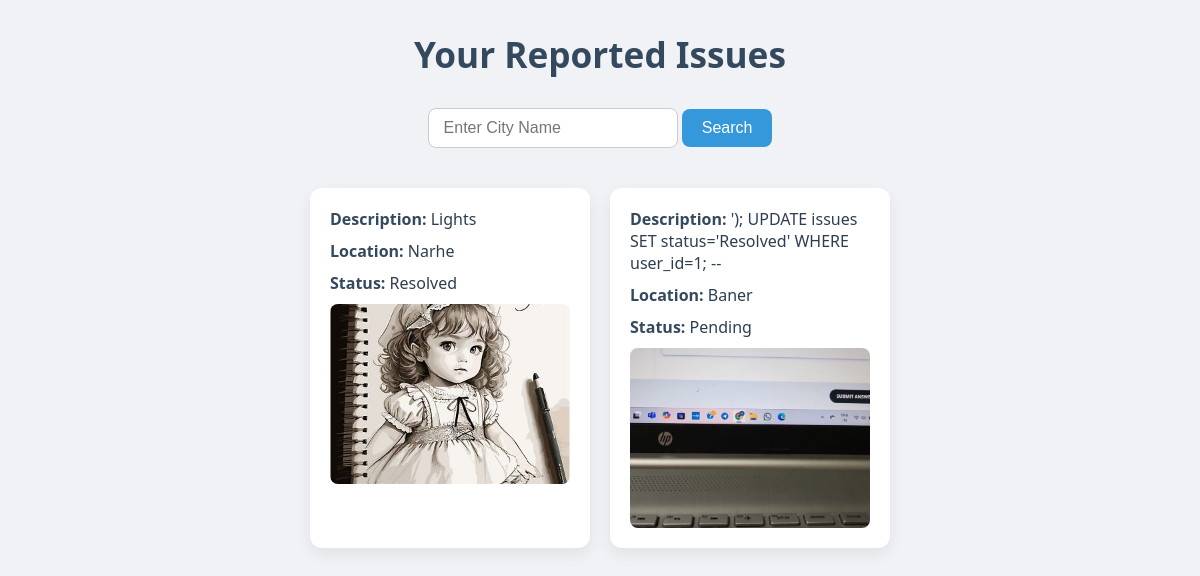
Page /my_issues (signed in) on the committed database.
### tables this page shows
CREATE TABLE issues (
        id INTEGER PRIMARY KEY AUTOINCREMENT,
        user_id INTEGER,
        location TEXT,
        description TEXT,
        image_path TEXT,
        status TEXT DEFAULT 'Pending',
        FOREIGN KEY(user_id) REFERENCES users(id)
    );

### app.py (the view)
@app.route('/my_issues', methods=['GET'])
def my_issues():
    if 'user_id' not in session:
        return redirect(url_for('user_login'))
    issues = []
    city = request.args.get('city')  # Supports ?city=...
    conn = sqlite3.connect('site_data.db')
    cursor = conn.cursor()
    if city:
        query = f"""
            SELECT location, description, image_path, status
            FROM issues
            WHERE user_id = {session['user_id']} AND location LIKE '%{city}%'
        """
        print(query)
        cursor.execute(query)
    else:
        cursor.execute("""
            SELECT location, description, image_path, status
            FROM issues
            WHERE user_id = ?
        """, (session['user_id'],))
    issues = cursor.fetchall()
    conn.close()
    return render_template('user_issues.html', issues=issues, city=city)

### templates/user_issues.html (shortened to what this page needs)
<!DOCTYPE html>
<html>
<head>
</head>
<body>
<h1>Your Reported Issues</h1>
<div class="search-box">
    <form method="GET" action="{{ url_for('my_issues') }}">
        <input type="text" name="city" id="city" placeholder="Enter City Name" value="{{ city or '' }}">
        <input type="submit" value="Search">
    </form>
</div>
{% if issues %}
<div class="card-container">
    {% for issue in issues %}
    <div class="card">
        <p><span>Description:</span> {{ issue[1] }}</p>
        <p><span>Location:</span> {{ issue[0] }}</p>
        <p><span>Status:</span> {{ issue[3] }}</p>
        {% if issue[2] %}
            <img src="{{ url_for('static', filename='uploads/' ~ issue[2]) }}" alt="Issue Image">
        {% else %}
            <img src="{{ url_for('static', filename='default.jpg') }}" alt="No Image Available">
        {% endif %}
    </div>
    {% endfor %}
</div>
{% else %}
<p class="no-data">No issues reported{% if request.args.get('location') %} in "{{ request.args.get('location') }}"{% endif %}.</p>
{% endif %}
</body>
</html>

### templates/user_issues.html (style rules this page uses)
* { box-sizing: border-box; margin: 0; padding: 0; }
body { font-family: 'Segoe UI', Tahoma, Geneva, Verdana, sans-serif; background-color: #f0f2f5; padding: 30px; color: #2c3e50; }
h1 { text-align: center; color: #34495e; margin-bottom: 30px; font-size: 2.2rem; }
.search-box { display: flex; justify-content: center; gap: 10px; flex-wrap: wrap; margin-bottom: 40px; }
.search-box input[type="text"] { padding: 10px 15px; width: 250px; font-size: 16px; border: 1px solid #ccc; border-radius: 8px; }
.search-box input[type="submit"] { background-color: #3498db; color: #fff; border: none; padding: 10px 20px; font-size: 16px; border-radius: 8px; cursor: pointer; transition: background 0.3s; }
.card-container { display: flex; flex-wrap: wrap; gap: 20px; justify-content: center; }
.card { background-color: #fff; border-radius: 12px; box-shadow: 0 6px 16px rgba(0, 0, 0, 0.07); padding: 20px; width: 280px; display: flex; flex-direction: column; gap: 10px; }
.card img { width: 100%; height: 180px; object-fit: cover; border-radius: 8px; }
.card p { margin: 0; font-size: 16px; }
.card p span { font-weight: bold; color: #34495e; }

### rows in the picture
issues: description "Lights", location "Narhe", status "Resolved", image_path (picture)
issues: description "'); UPDATE issues SET status='Resolved' WHERE user_id=1; --", location "Baner", status "Pending", image_path (picture)
